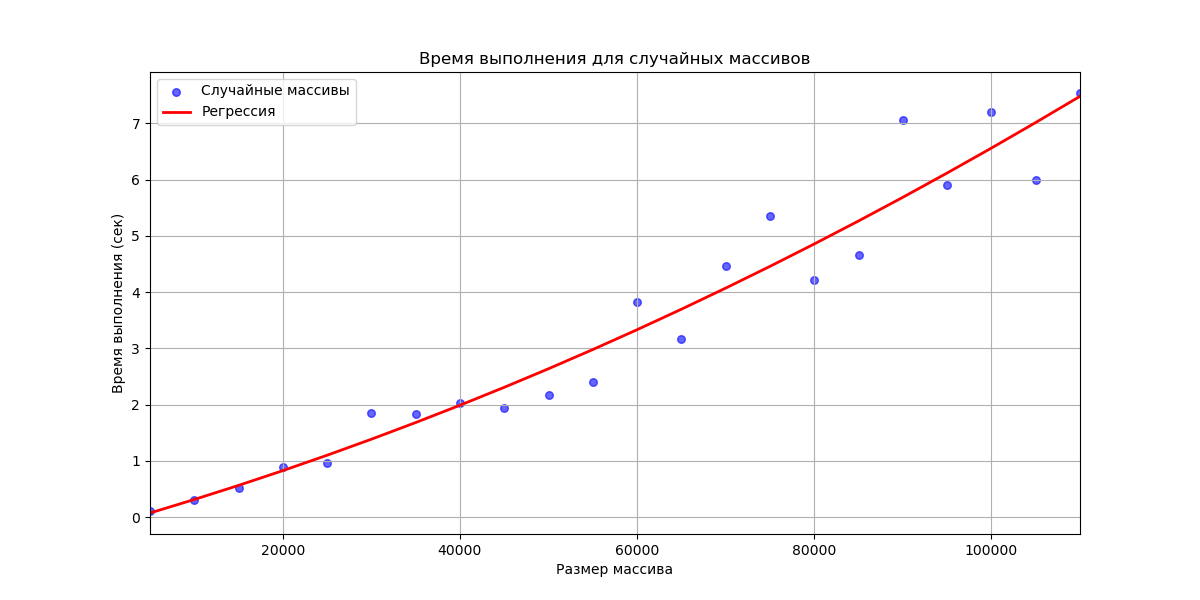

Reproduce this figure in Python.
import numpy as np
import matplotlib.pyplot as plt
from sklearn.preprocessing import PolynomialFeatures
from sklearn.linear_model import LinearRegression
import time

def pratt_sequence(n):
    gaps = []
    i = 0
    while True:
        for j in range(i + 1):
            gap = (2 ** i) * (3 ** j)
            if gap > n:
                return gaps
            gaps.append(gap)
        i += 1

def pratt_sort(arr):
    n = len(arr)
    gaps = pratt_sequence(n)
    gaps.reverse()
    
    for gap in gaps:
        for i in range(gap, n):
            temp = arr[i]
            j = i
            while j >= gap and arr[j - gap] > temp:
                arr[j] = arr[j - gap]
                j -= gap
            arr[j] = temp
            
    return arr

np.random.seed(42)

sizes = np.arange(5000, 110001, 5000)
times_random = []

for size in sizes:
    arr_random = np.random.randint(0, 10000, size)
    start_time = time.time()
    pratt_sort(arr_random)  
    end_time = time.time()
    times_random.append(end_time - start_time)
    print(size, end_time - start_time)

poly = PolynomialFeatures(degree=2)
N_b_poly_random = poly.fit_transform(sizes.reshape(-1, 1))
model_random = LinearRegression()
model_random.fit(N_b_poly_random, times_random)
y_predict_random = model_random.predict(N_b_poly_random)

plt.figure(figsize=(12, 6)) 
plt.scatter(sizes, times_random, label='Случайные массивы', color='blue', alpha=0.6, s=30) 
plt.plot(sizes, y_predict_random, label='Регрессия', color='red', linewidth=2) 
plt.title('Время выполнения для случайных массивов') 
plt.xlabel('Размер массива') 
plt.ylabel('Время выполнения (сек)') 
plt.xlim(5000, 110000) 
plt.grid() 
plt.legend() 
plt.show()
